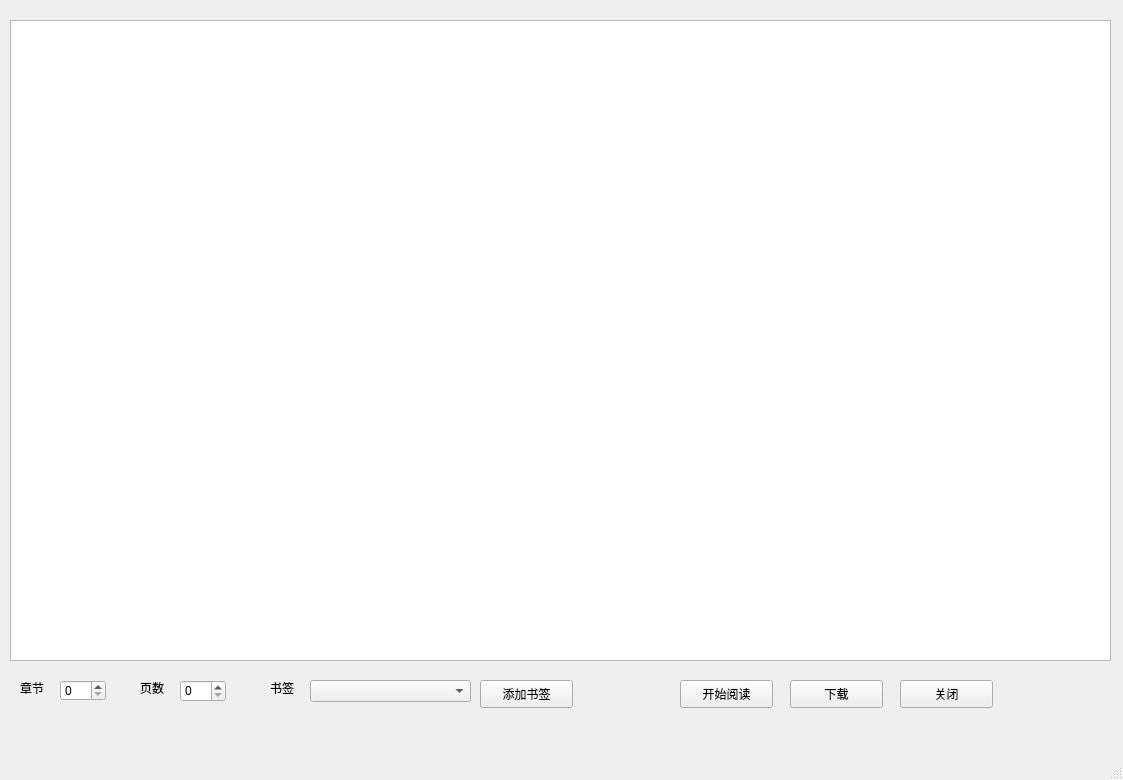
<?xml version="1.0" encoding="UTF-8"?>
<ui version="4.0">
 <class>MainWindow</class>
 <widget class="QMainWindow" name="MainWindow">
  <property name="geometry">
   <rect>
    <x>0</x>
    <y>0</y>
    <width>1123</width>
    <height>780</height>
   </rect>
  </property>
  <property name="windowTitle">
   <string>MainWindow</string>
  </property>
  <widget class="QWidget" name="centralwidget">
   <widget class="QTextBrowser" name="textBrowser">
    <property name="geometry">
     <rect>
      <x>10</x>
      <y>20</y>
      <width>1101</width>
      <height>641</height>
     </rect>
    </property>
   </widget>
   <widget class="QSpinBox" name="spinBox">
    <property name="geometry">
     <rect>
      <x>180</x>
      <y>680</y>
      <width>46</width>
      <height>22</height>
     </rect>
    </property>
   </widget>
   <widget class="QSpinBox" name="spinBox_2">
    <property name="geometry">
     <rect>
      <x>60</x>
      <y>680</y>
      <width>46</width>
      <height>21</height>
     </rect>
    </property>
   </widget>
   <widget class="QLabel" name="label">
    <property name="geometry">
     <rect>
      <x>20</x>
      <y>680</y>
      <width>72</width>
      <height>15</height>
     </rect>
    </property>
    <property name="text">
     <string>章节</string>
    </property>
   </widget>
   <widget class="QLabel" name="label_2">
    <property name="geometry">
     <rect>
      <x>140</x>
      <y>680</y>
      <width>72</width>
      <height>15</height>
     </rect>
    </property>
    <property name="text">
     <string>页数</string>
    </property>
   </widget>
   <widget class="QPushButton" name="pushButton">
    <property name="geometry">
     <rect>
      <x>790</x>
      <y>680</y>
      <width>93</width>
      <height>28</height>
     </rect>
    </property>
    <property name="text">
     <string>下载</string>
    </property>
   </widget>
   <widget class="QPushButton" name="pushButton_2">
    <property name="geometry">
     <rect>
      <x>900</x>
      <y>680</y>
      <width>93</width>
      <height>28</height>
     </rect>
    </property>
    <property name="text">
     <string>关闭</string>
    </property>
   </widget>
   <widget class="QPushButton" name="pushButton_3">
    <property name="geometry">
     <rect>
      <x>480</x>
      <y>680</y>
      <width>93</width>
      <height>28</height>
     </rect>
    </property>
    <property name="text">
     <string>添加书签</string>
    </property>
   </widget>
   <widget class="QComboBox" name="comboBox">
    <property name="geometry">
     <rect>
      <x>310</x>
      <y>680</y>
      <width>161</width>
      <height>22</height>
     </rect>
    </property>
   </widget>
   <widget class="QLabel" name="label_3">
    <property name="geometry">
     <rect>
      <x>270</x>
      <y>680</y>
      <width>72</width>
      <height>15</height>
     </rect>
    </property>
    <property name="text">
     <string>书签</string>
    </property>
   </widget>
   <widget class="QPushButton" name="pushButton_4">
    <property name="geometry">
     <rect>
      <x>680</x>
      <y>680</y>
      <width>93</width>
      <height>28</height>
     </rect>
    </property>
    <property name="text">
     <string>开始阅读</string>
    </property>
   </widget>
  </widget>
  <widget class="QMenuBar" name="menubar">
   <property name="geometry">
    <rect>
     <x>0</x>
     <y>0</y>
     <width>1123</width>
     <height>26</height>
    </rect>
   </property>
  </widget>
  <widget class="QStatusBar" name="statusbar"/>
 </widget>
 <resources/>
 <connections/>
</ui>
